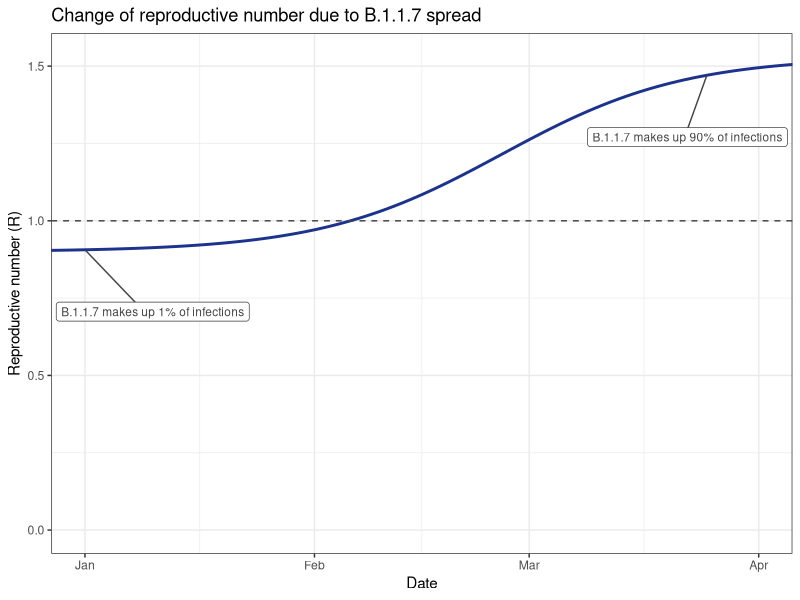
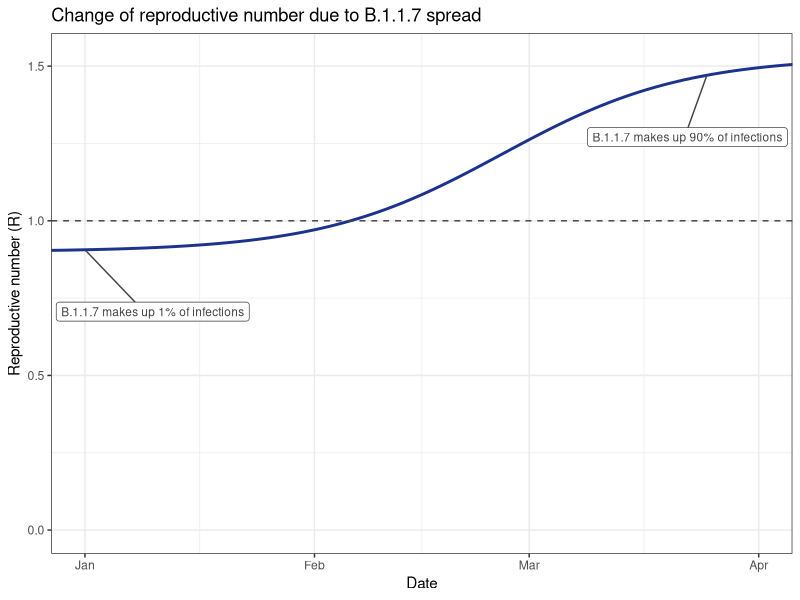

Source code (R) for these figures, in order:
## ---- chunk 1
library(tidyverse)
library(lubridate)
library(ggrepel)


r_old = 0.9
r_new =r_old*1.7

n_old = 99
n_new = 1

serial_interval = 6.5

data = tibble(day=-5:200)

data$n_old = n_old*r_old^(data$day/serial_interval)
data$n_new = n_new*r_new^(data$day/serial_interval)

data$ratio_new = data$n_new/(data$n_new+data$n_old)
data$r = r_new*data$ratio_new + r_old*(1-data$ratio_new)
data$date = ymd("2020-01-01") + data$day

data$label = NA

data$label[6]="B.1.1.7 makes up 1% of infections"
data$label[90]="B.1.1.7 makes up 90% of infections"

ggplot(data,aes(x=date,y=r,label=label))+geom_line(color="#1c338e",size=1)+theme_bw()+labs(y="Reproductive number (R)",x="Date",title="Change of reproductive number due to B.1.1.7 spread")+coord_cartesian(ylim=c(0,NA),xlim=c(ymd("2020-01-01"),ymd("2020-04-01")))+ geom_hline(yintercept=1,linetype=2,color="#444444")+geom_label_repel(nudge_x =3,nudge_y =-0.2,color="#444444",size=3)
ggsave("change_in_r.png",width=6.4,height=3.5)

